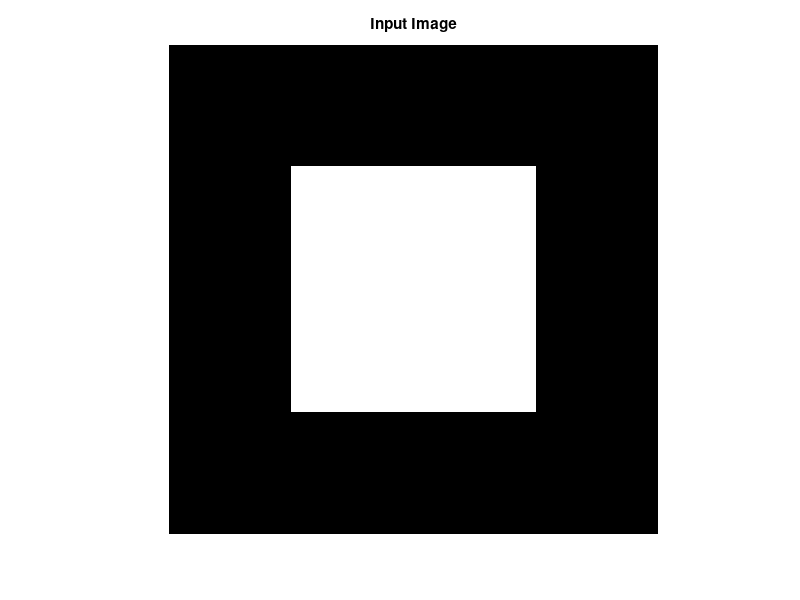

Recreate this plot in MATLAB. (Note: this script raises an error after producing the figure.)

% A simple test of foreground/background segmentation using a simple binary image

clc
clear all
close all
fclose all

imInput = zeros( 512 , 512 );
imsize = size( imInput );
imInput( round( imsize(1)/4 ) : round( 3 * imsize(1) / 4 ) , round( imsize(2)/4 ) : round( 3 * imsize(2) / 4 ) ) = 255;

figure, imshow( imInput , [] );
title( 'Input Image' );
set( gcf , 'Name' , 'Input Image' );         


% Setup N-Links based on Generalized Potts Model

    % Compute directional image gradient for N-Links
    W = 1.0;

    gaussKernel = fspecial('gauss', [13 13], sqrt(13));

    DoGKernel_x = conv2( gaussKernel , fspecial( 'sobel' )' , 'valid' );       
    DoGKernel_y = conv2( gaussKernel , fspecial( 'sobel' ) , 'valid' );
    
    GradX = W * imfilter( imInput , DoGKernel_x , 'same' , 'conv' , 'replicate' );
    GradY = W * imfilter( imInput , DoGKernel_y , 'same' , 'conv' , 'replicate' );
    
    VarNLink = 0.5;
    
    % create NeighGraph
    img_ind = ( 1:prod( imsize ) )';
    [ img_ind_y , img_ind_x ] = ind2sub( imsize , img_ind );
    
    ndir_enode1 = [];
    ndir_enode2 = [];
    ndir_ecap = [];
    
        % xdir
        img_ind_xdir = img_ind( img_ind_x + 1 <= imsize(2) );
        img_ind_xdir_neigh = sub2ind( imsize , img_ind_y( img_ind_xdir ) , img_ind_x( img_ind_xdir ) + 1 );

        ndir_enode1 = [ ndir_enode1 ; img_ind_xdir ];            
        ndir_enode2 = [ ndir_enode2 ; img_ind_xdir_neigh ];            
        ndir_ecap   = [ ndir_ecap   ; exp( -GradX(img_ind_xdir).^2 / VarNLink ) ];

        clear img_ind_xdir;
        clear img_ind_xdir_neigh;
        
        %ydir
        img_ind_ydir = img_ind( img_ind_y + 1 <= imsize(1) );
        img_ind_ydir_neigh = sub2ind( imsize , img_ind_y( img_ind_ydir ) + 1 , img_ind_x( img_ind_ydir ) );

        ndir_enode1 = [ ndir_enode1 ; img_ind_ydir ];            
        ndir_enode2 = [ ndir_enode2 ; img_ind_ydir_neigh ];            
        ndir_ecap   = [ ndir_ecap   ; exp( -GradY(img_ind_ydir).^2 / VarNLink ) ];

        clear img_ind_ydir;
        clear img_ind_ydir_neigh;        
        
        % create sparse graph
        NeighGraph = sparse( ndir_enode1 , ...
                             ndir_enode2 , ... 
                             ndir_ecap , ...             
                             prod( imsize ) , prod( imsize ) ... 
                           );  
        
        % Display Spatial Cues
        figure, imshow( exp( -GradX.^2 / VarNLink ) , [] );
        title( 'Second-Order Clique Potentials -- XDir' );
        set( gcf , 'Name' , 'Second-Order Clique Potentials -- XDir' );         
        
        figure, imshow( exp( -GradY.^2 / VarNLink ) , [] );
        title( 'Second-Order Clique Potentials -- YDir' );
        set( gcf , 'Name' , 'Second-Order Clique Potentials -- YDir' );                 
        
        clear img_ind_*;
        
% Setup Unary-Clique Potentials

    cumnlinkcost = sum( ndir_ecap ) + 100;  
    
    % Bgnd
    FirstOrderCliquePotential_Bgnd = ( imInput(:) ~= 0 ) * cumnlinkcost;
    
    % Fgnd
    FirstOrderCliquePotential_Fgnd = ( imInput(:) == 0 ) * cumnlinkcost;
    
FirstOrderCliquePotential = [ FirstOrderCliquePotential_Bgnd , FirstOrderCliquePotential_Fgnd ];
    
% Solve Maxflow using KB maxflow wrapper
fprintf( 1 , '\n\n\tSolving the Maximum Flow Problem using KB maxflow wrapper ...\n\n'  );

    tic

    [ energy , seg_labels ] = maxflow( NeighGraph, sparse( cumnlinkcost - FirstOrderCliquePotential ) );

    energy

    imSegMask_kbmaxflow = reshape( seg_labels , imsize );
    imSegMask_kbmaxflow = imSegMask_kbmaxflow > 0;

    toc        
    
   figure, imshow( imSegMask_kbmaxflow , [] );
   title( 'Segmentation Result' );
   set( gcf , 'Name' , 'Segmentation Result' );     
   
% Check if test succeeded
if any( ( imSegMask_kbmaxflow(:) > 0 ) ~= ( imInput(:) > 0 ) ) 
    
    fprintf( 1 , '\n\nERROR: Test Failed ... \n\n' );
    
else
    
    fprintf( 1 , '\n\nTest Succeeded ... !!! \n\n' ); 
    
end

   